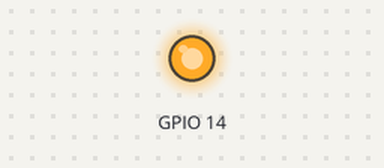
Recording of a program running on a simulated ESP32. On the bench: output pins drawn as LEDs (lit = HIGH). No radio packets arrive unless stated; what the program prints to the serial monitor is not drawn.

Above: at 0.1 s.
Timing chart, 0 to 1.6 s (numbered marks = the images above):
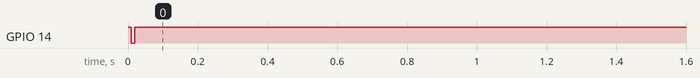

The program:

main.cpp
```cpp
#include <Arduino.h>

#include <ReliableClient.h>

#define LORA_SS 5
#define LORA_RST 14
#define LORA_DIO0 16
#define CLIENT_ADDRESS 1
#define SERVER_ADDRESS 2
#define RF95_FREQ 433.0  // MHz

ReliableClient client(CLIENT_ADDRESS, SERVER_ADDRESS, LORA_SS, LORA_RST, LORA_DIO0, RF95_FREQ);

void setup() {
    Serial.begin(9600);
    while (!Serial);

    client.begin();
}

void loop() {
    client.update();

    // Example: Send a message every 10 seconds
    static unsigned long lastSendTime = 0;
    if (millis() - lastSendTime > 10000) {
        std::vector<uint8_t> message = {'H', 'e', 'l', 'l', 'o'};
        client.sendMessage(message);
        lastSendTime = millis();
    }
}
```

ReliableClient.h
```cpp
#ifndef RELIABLE_CLIENT_H
#define RELIABLE_CLIENT_H

#include <Arduino.h>
#include <vector>
#include <cstdint>
#include <unordered_map>

#include <RHReliableDatagram.h>
#include <RH_RF95.h>
#include <vector>

#define DEFAULT_RF95_FREQ 433.0  // Default frequency in MHz

class ReliableClient {
public:
    // Constructor for ReliableClient with hardware pin configuration and server address
    ReliableClient(uint8_t clientAddress, uint8_t serverAddress, uint8_t ssPin, uint8_t rstPin, uint8_t dio0Pin, float frequency = DEFAULT_RF95_FREQ);

    // Initialize the client
    void begin();

    // Non-blocking update method to manage sending and acknowledgment
    void update();

    // Method to send a message to the server
    void sendMessage(const std::vector<uint8_t>& data);

private:
    enum State { IDLE, SENDING, WAITING_ACK };

    // LoRa hardware configuration
    uint8_t clientAddress;
    uint8_t serverAddress;
    uint8_t ssPin, rstPin, dio0Pin;
    float frequency;

    RH_RF95 driver;                // LoRa driver
    RHReliableDatagram manager;    // Reliable datagram manager

    State state = IDLE;            // Current state of the client
    std::vector<uint8_t> currentMessage;  // Message being sent
    unsigned long lastActionTime = 0;     // Time of the last action
    int retryCount = 0;                   // Retry counter

    const int MAX_RETRIES = 3;            // Maximum retries
    const unsigned long RETRY_TIMEOUT = 1000;  // Retry timeout in milliseconds

    // Helper methods
    void initializeLoRa();                // LoRa hardware initialization
    void transitionTo(State newState);    // State transition handler
    bool attemptSend();                   // Attempt to send data
    bool checkForAck();                   // Check for acknowledgment
};

#endif // RELIABLE_CLIENT_H
```

ReliableClient.cpp
```cpp
#include "ReliableClient.h"
#include <SPI.h>

// Constructor for ReliableClient with hardware setup and server address
ReliableClient::ReliableClient(uint8_t clientAddress, uint8_t serverAddress, uint8_t ssPin, uint8_t rstPin, uint8_t dio0Pin, float frequency)
    : clientAddress(clientAddress), serverAddress(serverAddress), ssPin(ssPin), rstPin(rstPin), dio0Pin(dio0Pin),
      frequency(frequency), driver(ssPin, dio0Pin), manager(driver, clientAddress) {}

// Initialize the client by setting up LoRa
void ReliableClient::begin() {
    initializeLoRa();

    if (!manager.init()) {
        Serial.println("RHReliableDatagram initialization failed");
        while (1); // Halt on failure
    }
}

// LoRa hardware initialization
void ReliableClient::initializeLoRa() {
    // Set up LoRa reset pin and reset the module
    pinMode(rstPin, OUTPUT);
    digitalWrite(rstPin, HIGH);
    delay(10);
    digitalWrite(rstPin, LOW);
    delay(10);
    digitalWrite(rstPin, HIGH);
    delay(10);

    if (!driver.init()) {
        Serial.println("LoRa initialization failed. Check connections.");
        while (1); // Halt on failure
    }
    driver.setFrequency(frequency);
    driver.setTxPower(13, false);  // Set power output (13 dBm is a common value)
    Serial.println("LoRa initialized successfully with frequency: " + String(frequency));
}

// Non-blocking update method to manage sending and acknowledgment
void ReliableClient::update() {
    switch (state) {
        case IDLE:
            // Nothing to do in IDLE state
            break;

        case SENDING:
            if (attemptSend()) {
                transitionTo(WAITING_ACK);  // Move to waiting for acknowledgment
            } else {
                Serial.println("Send failed.");
                transitionTo(IDLE);  // Move back to IDLE if unable to send
            }
            break;

        case WAITING_ACK:
            if (checkForAck()) {
                Serial.println("Acknowledgment received from server.");
                transitionTo(IDLE);  // Return to IDLE after successful acknowledgment
            } else if (millis() - lastActionTime > RETRY_TIMEOUT) {
                if (retryCount < MAX_RETRIES) {
                    Serial.println("Retrying message...");
                    retryCount++;
                    transitionTo(SENDING);  // Retry sending
                } else {
                    Serial.println("Max retries reached, giving up.");
                    transitionTo(IDLE);  // Give up after max retries
                }
            }
            break;
    }
}

// Method to send a message to the server
void ReliableClient::sendMessage(const std::vector<uint8_t>& data) {
    if (state == IDLE) {
        currentMessage = data;
        transitionTo(SENDING);  // Start the sending process
    } else {
        Serial.println("Client is busy, cannot send message.");
    }
}

// Helper method to transition between states
void ReliableClient::transitionTo(State newState) {
    state = newState;
    lastActionTime = millis();
    retryCount = 0;
}

// Attempt to send data non-blocking
bool ReliableClient::attemptSend() {
    bool success = manager.sendto((uint8_t*)currentMessage.data(), currentMessage.size(), serverAddress);
    lastActionTime = millis();
    return success;
}

// Check for acknowledgment (non-blocking)
bool ReliableClient::checkForAck() {
    uint8_t buf[RH_RF95_MAX_MESSAGE_LEN];
    uint8_t len = sizeof(buf);
    uint8_t from;

    // Check for acknowledgment from the server
    if (manager.recvfromAckTimeout(buf, &len, (uint16_t)100, &from) && from == serverAddress) {
        Serial.println("ACK received from server.");
        return true;  // Acknowledgment received
    }
    return false;  // No acknowledgment received yet
}
```
